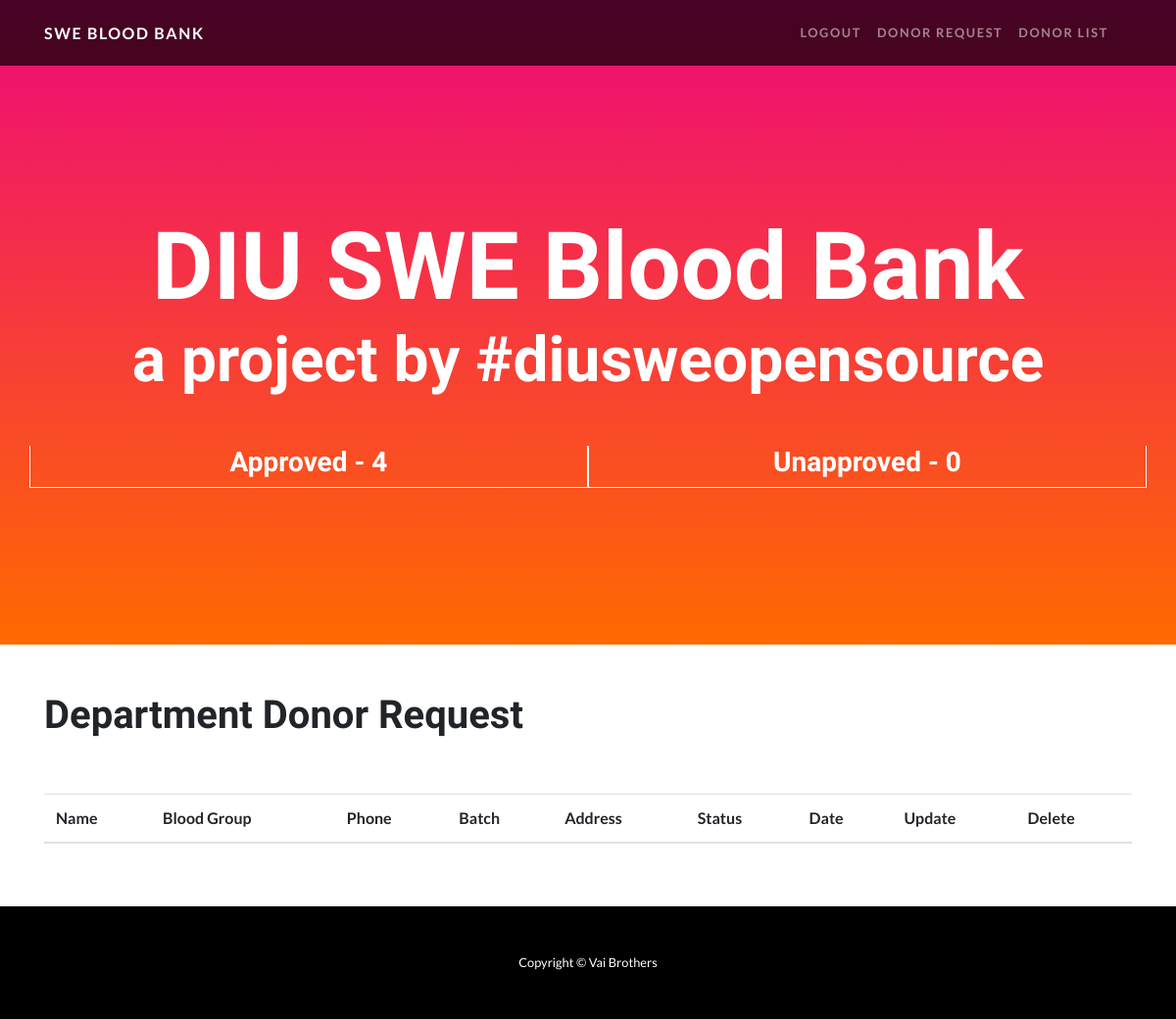
/adminApproveDonorPage (signed in), run on an earlier commit of the app's database.
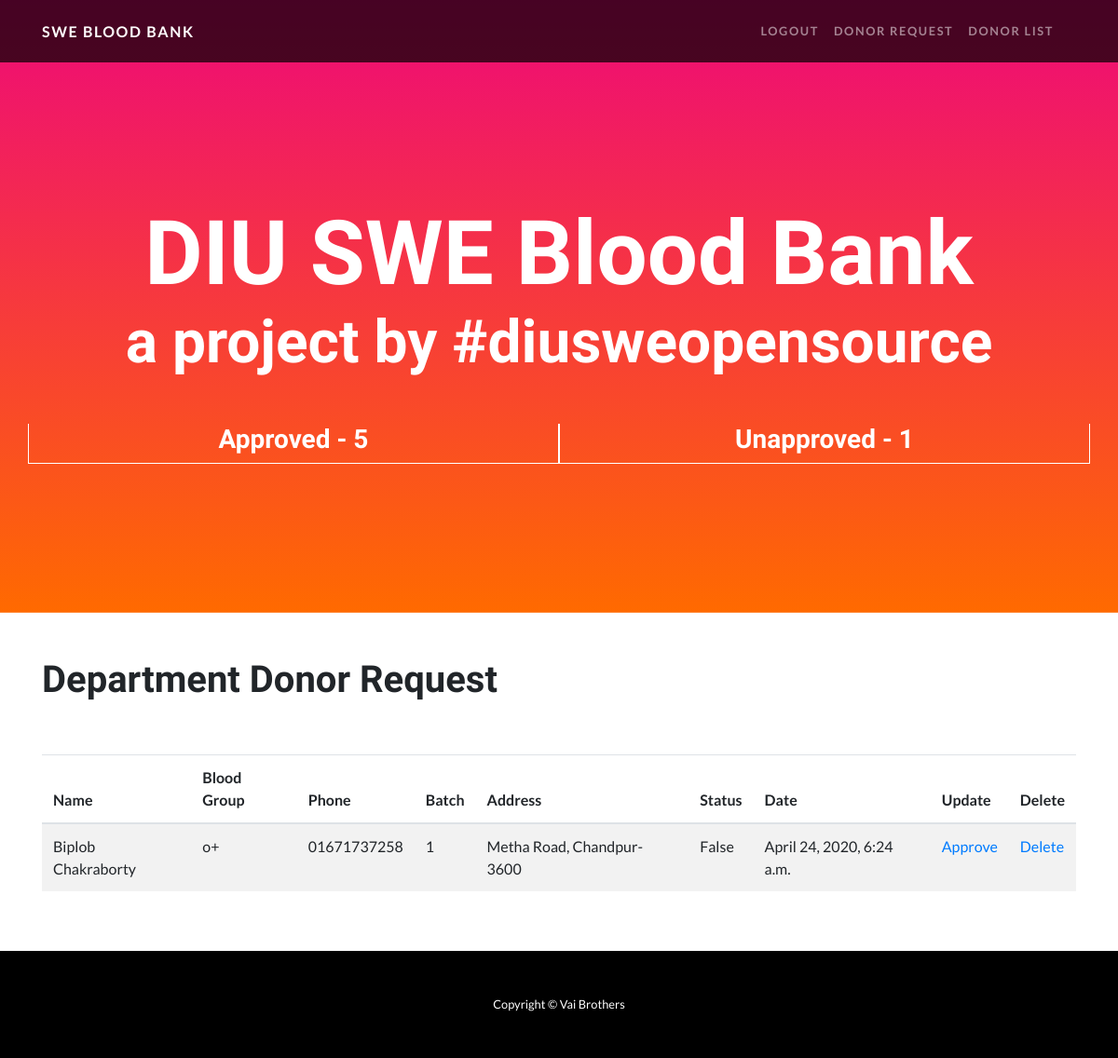
And on a later commit of the database.
### donor/models.py (models this page shows)
class BloodDonor(models.Model):
    name = models.CharField(max_length=50)
    blood_group = models.CharField(max_length=10)
    batch = models.IntegerField()
    phone = models.CharField(max_length=20)
    address = models.CharField(max_length=100)
    status = models.BooleanField()
    created_date = models.DateTimeField(auto_now=False, auto_now_add=False)

### donor/views.py (the view)
# urls.py: path('adminApproveDonorPage', views.adminApproveDonorPage, name='adminApproveDonorPage'),
@login_required(login_url='loginCheck')
def adminApproveDonorPage(request):
    allDonor = BloodDonor.objects.filter(status=False)
    totalApprovedDonor = BloodDonor.objects.filter(status = True).count()
    totalUnapprovedDonor = BloodDonor.objects.filter(status = False).count()
    context = {
        'allDonor': allDonor,
        'totalApprovedDonor': totalApprovedDonor,
        'totalUnapprovedDonor': totalUnapprovedDonor
    }
    return render(request, 'AdminDonorRequestList.html', context)

### templates/AdminDonorRequestList.html (shortened to what this page needs)
{% load static %}
<!DOCTYPE html>
<html lang="en">
<head>
  <link href="{% static 'vendor/bootstrap/css/bootstrap.min.css'%}" rel="stylesheet">
  <link href="https://cdn.datatables.net/1.10.20/css/jquery.dataTables.min.css" rel="stylesheet">
  <link rel="stylesheet" href="https://cdnjs.cloudflare.com/ajax/libs/toastr.js/latest/css/toastr.css">
  <link href="{% static 'css/one-page-wonder.min.css'%}" rel="stylesheet">
</head>
<body>
  <nav class="navbar navbar-expand-lg navbar-dark navbar-custom fixed-top">
    <div class="container">
      <a class="navbar-brand" href="{% url 'home' %}">SWE Blood Bank</a>
      <div class="collapse navbar-collapse" id="navbarResponsive">
        <ul class="navbar-nav ml-auto">
          <li class="nav-item">
            <a class="nav-link" href="{% url 'logutUser' %}"> Logout</a>
          </li>
           <li class="nav-item">
            <a class="nav-link" href="{% url 'adminApproveDonorPage' %}"> Donor Request</a>
          </li>
            <li class="nav-item">
            <a class="nav-link" href="{% url 'adminFetchAllValidDonorPage' %}"> Donor List</a>
          </li>
          <li class="nav-item">
            <a class="nav-link" href="#"></a>
          </li>
        </ul>
      </div>
    </div>
  </nav>
  <header class="masthead text-center text-white">
    <div class="masthead-content">
      <div class="container">
        <h1 class="masthead-heading mb-0">DIU SWE Blood Bank</h1>
        <h2 class="masthead-subheading mb-0">a project by #diusweopensource</h2>
        <div class="row mt-5" >
          <div class="col-md-6 box">
            <h3>Approved - {{totalApprovedDonor}}</h3>
          </div>
          <div class="col-md-6 box">
            <h3>Unapproved - {{totalUnapprovedDonor}}</h3>
      </div>
    </div>
  </header>
  <section>
    <div class="container">
      <div class="row mb-5 mt-5">
        <div class="col-md-6">
          <h1>Department Donor Request</h1>
        </div>
      </div>
      <div class="row align-items-center mb-5 mt-5">
        <div class="col-lg-12 ">
          <table id="example" class="display table table-striped" style="width:100%">
            <thead>
                <tr>
                    <th>Name</th>
                    <th>Blood Group</th>
                    <th>Phone</th>
                    <th>Batch</th>
                    <th>Address</th>
                    <th>Status</th>
                    <th>Date</th>
                    <th>Update</th>
                    <th>Delete</th>
                </tr>
            </thead>
            <tbody>
                {% for donor in allDonor %}
                  <tr>
                      <td>{{donor.name}}</td>
                      <td>{{donor.blood_group}}</td>
                      <td>{{donor.phone}}</td>
                      <td>{{donor.batch}}</td>
                      <td>{{donor.address}}</td>
                      <td>{{donor.status }}</td>
                      <td>{{donor.created_date}}</td>
                      <td><a href="{% url 'adminApproveDonor' donor.id %}">Approve</a> </td>
                      <td><a href="{% url 'adminDeleteDonor' donor.id %}">Delete</a> </td>
                  </tr>
                {% endfor %}
        </table>
        </div>
      </div>
    </div>
  </section>
  <footer class="py-5 bg-black">
    <div class="container">
      <p class="m-0 text-center text-white small">Copyright &copy; Vai Brothers</p>
    </div>
  </footer>
</body>
</html>

What changed in the data, as far as the page shows it:
added BloodDonor: name "Biplob Chakraborty", blood_group "o+", phone "01671737258", batch "1", address "Metha Road, Chandpur- 3600", status "False", created_date "April 24, 2020, 6:24 a.m."
Also different on the page:
{{ totalApprovedDonor }}: "4" → "5"
{{ totalUnapprovedDonor }}: "0" → "1"
